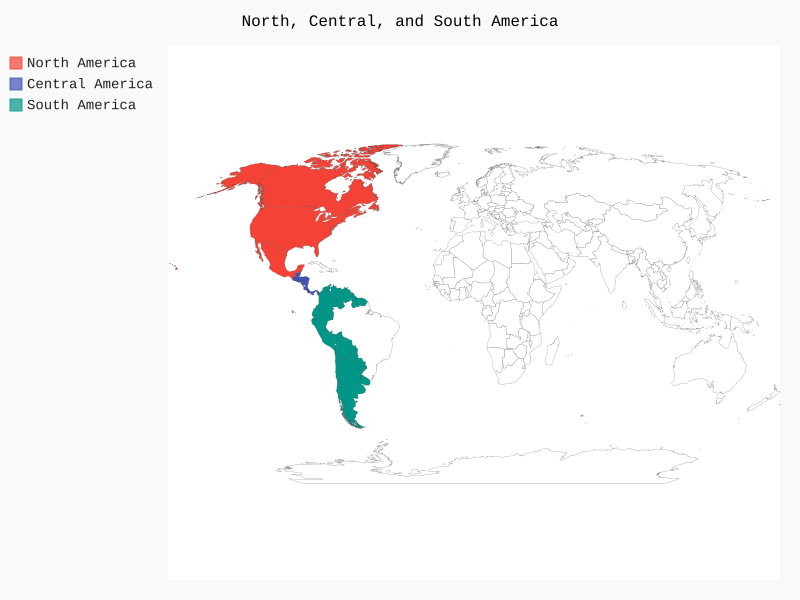

Recreate this plot in Python.
from pygal_maps_world.maps import World

wm = World()





wm.title = 'North, Central, and South America'
wm.add('North America', ['ca', 'mx', 'us'])
wm.add('Central America', ['bz', 'cr', 'gt', 'hn', 'ni', 'pa', 'sv'])
wm.add('South America', ['ar', 'bo', 'cl', 'co', 'ec', 'gf', 'gy', 'pe', 'py', 'sr', 'uy', 've'])

wm.render_to_file('americas.svg')
